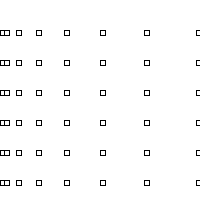
Frame 1 (no input)
Frame 60 (the mouse pressed at the canvas centre just before this capture): identical to frame 1, image omitted
Frame 120 (the mouse held since frame 60 and released just before this capture): identical to frame 1, image omitted

The Processing sketch that drew this single still picture (run headless with seeded random() and noise(); from frame 60 on, the mouse is pressed at the canvas centre):

// Processing sketch: processing_94383
// ── processing_94383.pde

void setup(){
  size(200,200);
  background(255);
}
  int x=0;

void draw(){

for(;x<200;x+=4){
  for(int y=0; y<=200; y+=30){
  rect(x*x/4,y+30,5,5);
  }
}
}
